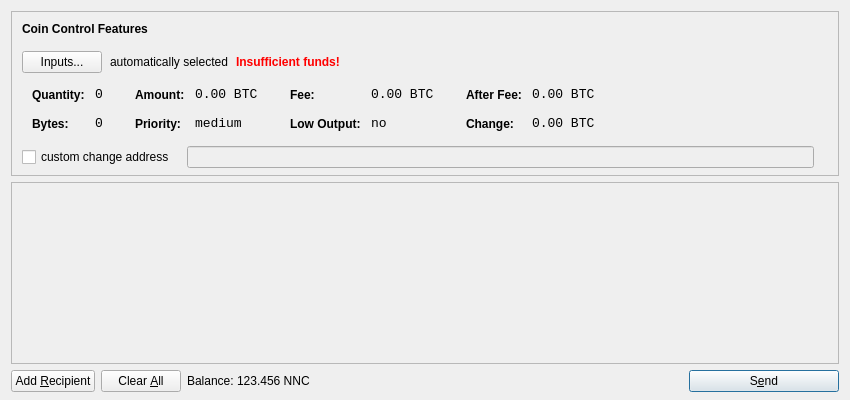
<?xml version="1.0" encoding="UTF-8"?>
<ui version="4.0">
 <class>SendCoinsDialog</class>
 <widget class="QDialog" name="SendCoinsDialog">
  <property name="geometry">
   <rect>
    <x>0</x>
    <y>0</y>
    <width>850</width>
    <height>400</height>
   </rect>
  </property>
  <property name="windowTitle">
   <string>Send Coins</string>
  </property>
  <layout class="QVBoxLayout" name="verticalLayout" stretch="0,1,0">
   <property name="bottomMargin">
    <number>8</number>
   </property>
   <item>
    <widget class="QFrame" name="frameCoinControl">
     <property name="sizePolicy">
      <sizepolicy hsizetype="Expanding" vsizetype="Expanding">
       <horstretch>0</horstretch>
       <verstretch>0</verstretch>
      </sizepolicy>
     </property>
     <property name="maximumSize">
      <size>
       <width>16777215</width>
       <height>16777215</height>
      </size>
     </property>
     <property name="frameShape">
      <enum>QFrame::StyledPanel</enum>
     </property>
     <property name="frameShadow">
      <enum>QFrame::Sunken</enum>
     </property>
     <layout class="QVBoxLayout" name="verticalLayoutCoinControl2">
      <property name="spacing">
       <number>-1</number>
      </property>
      <property name="leftMargin">
       <number>0</number>
      </property>
      <property name="topMargin">
       <number>0</number>
      </property>
      <property name="rightMargin">
       <number>0</number>
      </property>
      <property name="bottomMargin">
       <number>6</number>
      </property>
      <item>
       <layout class="QVBoxLayout" name="verticalLayoutCoinControl" stretch="0,0,0,0,1">
        <property name="spacing">
         <number>0</number>
        </property>
        <property name="leftMargin">
         <number>10</number>
        </property>
        <property name="topMargin">
         <number>10</number>
        </property>
        <item>
         <layout class="QHBoxLayout" name="horizontalLayoutCoinControl1">
          <property name="bottomMargin">
           <number>15</number>
          </property>
          <item>
           <widget class="QLabel" name="labelCoinControlFeatures">
            <property name="sizePolicy">
             <sizepolicy hsizetype="Preferred" vsizetype="Maximum">
              <horstretch>0</horstretch>
              <verstretch>0</verstretch>
             </sizepolicy>
            </property>
            <property name="font">
             <font>
              <weight>75</weight>
              <bold>true</bold>
             </font>
            </property>
            <property name="styleSheet">
             <string notr="true">font-weight:bold;</string>
            </property>
            <property name="text">
             <string>Coin Control Features</string>
            </property>
           </widget>
          </item>
         </layout>
        </item>
        <item>
         <layout class="QHBoxLayout" name="horizontalLayoutCoinControl2" stretch="0,0,0,0">
          <property name="spacing">
           <number>8</number>
          </property>
          <property name="bottomMargin">
           <number>10</number>
          </property>
          <item>
           <widget class="QPushButton" name="pushButtonCoinControl">
            <property name="styleSheet">
             <string notr="true"/>
            </property>
            <property name="text">
             <string>Inputs...</string>
            </property>
           </widget>
          </item>
          <item>
           <widget class="QLabel" name="labelCoinControlAutomaticallySelected">
            <property name="text">
             <string>automatically selected</string>
            </property>
            <property name="margin">
             <number>5</number>
            </property>
           </widget>
          </item>
          <item>
           <widget class="QLabel" name="labelCoinControlInsuffFunds">
            <property name="font">
             <font>
              <weight>75</weight>
              <bold>true</bold>
             </font>
            </property>
            <property name="styleSheet">
             <string notr="true">color:red;font-weight:bold;</string>
            </property>
            <property name="text">
             <string>Insufficient funds!</string>
            </property>
            <property name="margin">
             <number>5</number>
            </property>
           </widget>
          </item>
          <item>
           <spacer name="horizontalSpacerCoinControl">
            <property name="orientation">
             <enum>Qt::Horizontal</enum>
            </property>
            <property name="sizeHint" stdset="0">
             <size>
              <width>40</width>
              <height>1</height>
             </size>
            </property>
           </spacer>
          </item>
         </layout>
        </item>
        <item>
         <widget class="QWidget" name="widgetCoinControl" native="true">
          <property name="sizePolicy">
           <sizepolicy hsizetype="Preferred" vsizetype="Preferred">
            <horstretch>0</horstretch>
            <verstretch>0</verstretch>
           </sizepolicy>
          </property>
          <property name="minimumSize">
           <size>
            <width>0</width>
            <height>0</height>
           </size>
          </property>
          <property name="styleSheet">
           <string notr="true"/>
          </property>
          <layout class="QHBoxLayout" name="horizontalLayoutCoinControl5">
           <property name="margin">
            <number>0</number>
           </property>
           <item>
            <layout class="QHBoxLayout" name="horizontalLayoutCoinControl3" stretch="0,0,0,1">
             <property name="spacing">
              <number>20</number>
             </property>
             <property name="topMargin">
              <number>0</number>
             </property>
             <property name="bottomMargin">
              <number>10</number>
             </property>
             <item>
              <layout class="QFormLayout" name="formLayoutCoinControl1">
               <property name="horizontalSpacing">
                <number>10</number>
               </property>
               <property name="verticalSpacing">
                <number>14</number>
               </property>
               <property name="leftMargin">
                <number>10</number>
               </property>
               <property name="topMargin">
                <number>4</number>
               </property>
               <property name="rightMargin">
                <number>6</number>
               </property>
               <item row="0" column="0">
                <widget class="QLabel" name="labelCoinControlQuantityText">
                 <property name="styleSheet">
                  <string notr="true">font-weight:bold;</string>
                 </property>
                 <property name="text">
                  <string>Quantity:</string>
                 </property>
                 <property name="margin">
                  <number>0</number>
                 </property>
                </widget>
               </item>
               <item row="0" column="1">
                <widget class="QLabel" name="labelCoinControlQuantity">
                 <property name="font">
                  <font>
                   <family>Monospace</family>
                   <pointsize>10</pointsize>
                  </font>
                 </property>
                 <property name="cursor">
                  <cursorShape>IBeamCursor</cursorShape>
                 </property>
                 <property name="contextMenuPolicy">
                  <enum>Qt::ActionsContextMenu</enum>
                 </property>
                 <property name="text">
                  <string notr="true">0</string>
                 </property>
                 <property name="margin">
                  <number>0</number>
                 </property>
                 <property name="textInteractionFlags">
                  <set>Qt::LinksAccessibleByMouse|Qt::TextSelectableByKeyboard|Qt::TextSelectableByMouse</set>
                 </property>
                </widget>
               </item>
               <item row="1" column="0">
                <widget class="QLabel" name="labelCoinControlBytesText">
                 <property name="styleSheet">
                  <string notr="true">font-weight:bold;</string>
                 </property>
                 <property name="text">
                  <string>Bytes:</string>
                 </property>
                </widget>
               </item>
               <item row="1" column="1">
                <widget class="QLabel" name="labelCoinControlBytes">
                 <property name="font">
                  <font>
                   <family>Monospace</family>
                   <pointsize>10</pointsize>
                  </font>
                 </property>
                 <property name="cursor">
                  <cursorShape>IBeamCursor</cursorShape>
                 </property>
                 <property name="contextMenuPolicy">
                  <enum>Qt::ActionsContextMenu</enum>
                 </property>
                 <property name="text">
                  <string notr="true">0</string>
                 </property>
                 <property name="textInteractionFlags">
                  <set>Qt::LinksAccessibleByMouse|Qt::TextSelectableByKeyboard|Qt::TextSelectableByMouse</set>
                 </property>
                </widget>
               </item>
              </layout>
             </item>
             <item>
              <layout class="QFormLayout" name="formLayoutCoinControl2">
               <property name="horizontalSpacing">
                <number>10</number>
               </property>
               <property name="verticalSpacing">
                <number>14</number>
               </property>
               <property name="leftMargin">
                <number>6</number>
               </property>
               <property name="topMargin">
                <number>4</number>
               </property>
               <property name="rightMargin">
                <number>6</number>
               </property>
               <item row="0" column="0">
                <widget class="QLabel" name="labelCoinControlAmountText">
                 <property name="styleSheet">
                  <string notr="true">font-weight:bold;</string>
                 </property>
                 <property name="text">
                  <string>Amount:</string>
                 </property>
                 <property name="margin">
                  <number>0</number>
                 </property>
                </widget>
               </item>
               <item row="0" column="1">
                <widget class="QLabel" name="labelCoinControlAmount">
                 <property name="font">
                  <font>
                   <family>Monospace</family>
                   <pointsize>10</pointsize>
                  </font>
                 </property>
                 <property name="cursor">
                  <cursorShape>IBeamCursor</cursorShape>
                 </property>
                 <property name="contextMenuPolicy">
                  <enum>Qt::ActionsContextMenu</enum>
                 </property>
                 <property name="text">
                  <string notr="true">0.00 BTC</string>
                 </property>
                 <property name="textInteractionFlags">
                  <set>Qt::LinksAccessibleByMouse|Qt::TextSelectableByKeyboard|Qt::TextSelectableByMouse</set>
                 </property>
                </widget>
               </item>
               <item row="1" column="0">
                <widget class="QLabel" name="labelCoinControlPriorityText">
                 <property name="styleSheet">
                  <string notr="true">font-weight:bold;</string>
                 </property>
                 <property name="text">
                  <string>Priority:</string>
                 </property>
                </widget>
               </item>
               <item row="1" column="1">
                <widget class="QLabel" name="labelCoinControlPriority">
                 <property name="font">
                  <font>
                   <family>Monospace</family>
                   <pointsize>10</pointsize>
                  </font>
                 </property>
                 <property name="cursor">
                  <cursorShape>IBeamCursor</cursorShape>
                 </property>
                 <property name="contextMenuPolicy">
                  <enum>Qt::ActionsContextMenu</enum>
                 </property>
                 <property name="text">
                  <string>medium</string>
                 </property>
                 <property name="textInteractionFlags">
                  <set>Qt::LinksAccessibleByMouse|Qt::TextSelectableByKeyboard|Qt::TextSelectableByMouse</set>
                 </property>
                </widget>
               </item>
              </layout>
             </item>
             <item>
              <layout class="QFormLayout" name="formLayoutCoinControl3">
               <property name="horizontalSpacing">
                <number>10</number>
               </property>
               <property name="verticalSpacing">
                <number>14</number>
               </property>
               <property name="leftMargin">
                <number>6</number>
               </property>
               <property name="topMargin">
                <number>4</number>
               </property>
               <property name="rightMargin">
                <number>6</number>
               </property>
               <item row="0" column="0">
                <widget class="QLabel" name="labelCoinControlFeeText">
                 <property name="styleSheet">
                  <string notr="true">font-weight:bold;</string>
                 </property>
                 <property name="text">
                  <string>Fee:</string>
                 </property>
                 <property name="margin">
                  <number>0</number>
                 </property>
                </widget>
               </item>
               <item row="0" column="1">
                <widget class="QLabel" name="labelCoinControlFee">
                 <property name="font">
                  <font>
                   <family>Monospace</family>
                   <pointsize>10</pointsize>
                  </font>
                 </property>
                 <property name="cursor">
                  <cursorShape>IBeamCursor</cursorShape>
                 </property>
                 <property name="contextMenuPolicy">
                  <enum>Qt::ActionsContextMenu</enum>
                 </property>
                 <property name="text">
                  <string notr="true">0.00 BTC</string>
                 </property>
                 <property name="textInteractionFlags">
                  <set>Qt::LinksAccessibleByMouse|Qt::TextSelectableByKeyboard|Qt::TextSelectableByMouse</set>
                 </property>
                </widget>
               </item>
               <item row="1" column="0">
                <widget class="QLabel" name="labelCoinControlLowOutputText">
                 <property name="styleSheet">
                  <string notr="true">font-weight:bold;</string>
                 </property>
                 <property name="text">
                  <string>Low Output:</string>
                 </property>
                </widget>
               </item>
               <item row="1" column="1">
                <widget class="QLabel" name="labelCoinControlLowOutput">
                 <property name="font">
                  <font>
                   <family>Monospace</family>
                   <pointsize>10</pointsize>
                  </font>
                 </property>
                 <property name="cursor">
                  <cursorShape>IBeamCursor</cursorShape>
                 </property>
                 <property name="contextMenuPolicy">
                  <enum>Qt::ActionsContextMenu</enum>
                 </property>
                 <property name="text">
                  <string>no</string>
                 </property>
                 <property name="textInteractionFlags">
                  <set>Qt::LinksAccessibleByMouse|Qt::TextSelectableByKeyboard|Qt::TextSelectableByMouse</set>
                 </property>
                </widget>
               </item>
              </layout>
             </item>
             <item>
              <layout class="QFormLayout" name="formLayoutCoinControl4">
               <property name="horizontalSpacing">
                <number>10</number>
               </property>
               <property name="verticalSpacing">
                <number>14</number>
               </property>
               <property name="leftMargin">
                <number>6</number>
               </property>
               <property name="topMargin">
                <number>4</number>
               </property>
               <property name="rightMargin">
                <number>6</number>
               </property>
               <item row="0" column="0">
                <widget class="QLabel" name="labelCoinControlAfterFeeText">
                 <property name="styleSheet">
                  <string notr="true">font-weight:bold;</string>
                 </property>
                 <property name="text">
                  <string>After Fee:</string>
                 </property>
                 <property name="margin">
                  <number>0</number>
                 </property>
                </widget>
               </item>
               <item row="0" column="1">
                <widget class="QLabel" name="labelCoinControlAfterFee">
                 <property name="font">
                  <font>
                   <family>Monospace</family>
                   <pointsize>10</pointsize>
                  </font>
                 </property>
                 <property name="cursor">
                  <cursorShape>IBeamCursor</cursorShape>
                 </property>
                 <property name="contextMenuPolicy">
                  <enum>Qt::ActionsContextMenu</enum>
                 </property>
                 <property name="text">
                  <string notr="true">0.00 BTC</string>
                 </property>
                 <property name="textInteractionFlags">
                  <set>Qt::LinksAccessibleByMouse|Qt::TextSelectableByKeyboard|Qt::TextSelectableByMouse</set>
                 </property>
                </widget>
               </item>
               <item row="1" column="0">
                <widget class="QLabel" name="labelCoinControlChangeText">
                 <property name="styleSheet">
                  <string notr="true">font-weight:bold;</string>
                 </property>
                 <property name="text">
                  <string>Change:</string>
                 </property>
                </widget>
               </item>
               <item row="1" column="1">
                <widget class="QLabel" name="labelCoinControlChange">
                 <property name="font">
                  <font>
                   <family>Monospace</family>
                   <pointsize>10</pointsize>
                  </font>
                 </property>
                 <property name="cursor">
                  <cursorShape>IBeamCursor</cursorShape>
                 </property>
                 <property name="contextMenuPolicy">
                  <enum>Qt::ActionsContextMenu</enum>
                 </property>
                 <property name="text">
                  <string notr="true">0.00 BTC</string>
                 </property>
                 <property name="textInteractionFlags">
                  <set>Qt::LinksAccessibleByMouse|Qt::TextSelectableByKeyboard|Qt::TextSelectableByMouse</set>
                 </property>
                </widget>
               </item>
              </layout>
             </item>
            </layout>
           </item>
          </layout>
         </widget>
        </item>
        <item>
         <layout class="QHBoxLayout" name="horizontalLayoutCoinControl4" stretch="0,0,0">
          <property name="spacing">
           <number>12</number>
          </property>
          <property name="sizeConstraint">
           <enum>QLayout::SetDefaultConstraint</enum>
          </property>
          <property name="topMargin">
           <number>5</number>
          </property>
          <property name="rightMargin">
           <number>5</number>
          </property>
          <item>
           <widget class="QCheckBox" name="checkBoxCoinControlChange">
            <property name="text">
             <string>custom change address</string>
            </property>
           </widget>
          </item>
          <item>
           <widget class="QLineEdit" name="lineEditCoinControlChange">
            <property name="enabled">
             <bool>false</bool>
            </property>
            <property name="sizePolicy">
             <sizepolicy hsizetype="Expanding" vsizetype="Fixed">
              <horstretch>0</horstretch>
              <verstretch>0</verstretch>
             </sizepolicy>
            </property>
           </widget>
          </item>
          <item>
           <widget class="QLabel" name="labelCoinControlChangeLabel">
            <property name="sizePolicy">
             <sizepolicy hsizetype="Preferred" vsizetype="Expanding">
              <horstretch>0</horstretch>
              <verstretch>0</verstretch>
             </sizepolicy>
            </property>
            <property name="minimumSize">
             <size>
              <width>0</width>
              <height>0</height>
             </size>
            </property>
            <property name="text">
             <string/>
            </property>
            <property name="margin">
             <number>3</number>
            </property>
           </widget>
          </item>
         </layout>
        </item>
        <item>
         <spacer name="verticalSpacerCoinControl">
          <property name="orientation">
           <enum>Qt::Vertical</enum>
          </property>
          <property name="sizeHint" stdset="0">
           <size>
            <width>800</width>
            <height>1</height>
           </size>
          </property>
         </spacer>
        </item>
       </layout>
      </item>
     </layout>
    </widget>
   </item>
   <item>
    <widget class="QScrollArea" name="scrollArea">
     <property name="widgetResizable">
      <bool>true</bool>
     </property>
     <widget class="QWidget" name="scrollAreaWidgetContents">
      <property name="geometry">
       <rect>
        <x>0</x>
        <y>0</y>
        <width>830</width>
        <height>165</height>
       </rect>
      </property>
      <layout class="QVBoxLayout" name="verticalLayout_2">
       <property name="margin">
        <number>0</number>
       </property>
       <item>
        <layout class="QVBoxLayout" name="entries">
         <property name="spacing">
          <number>6</number>
         </property>
        </layout>
       </item>
       <item>
        <spacer name="verticalSpacer">
         <property name="orientation">
          <enum>Qt::Vertical</enum>
         </property>
         <property name="sizeHint" stdset="0">
          <size>
           <width>20</width>
           <height>40</height>
          </size>
         </property>
        </spacer>
       </item>
      </layout>
     </widget>
    </widget>
   </item>
   <item>
    <layout class="QHBoxLayout" name="horizontalLayout">
     <item>
      <widget class="QPushButton" name="addButton">
       <property name="toolTip">
        <string>Send to multiple recipients at once</string>
       </property>
       <property name="text">
        <string>Add &amp;Recipient</string>
       </property>
       <property name="icon">
        <iconset resource="../bitcoin.qrc">
         <normaloff>:/icons/add</normaloff>:/icons/add</iconset>
       </property>
       <property name="autoDefault">
        <bool>false</bool>
       </property>
      </widget>
     </item>
     <item>
      <widget class="QPushButton" name="clearButton">
       <property name="sizePolicy">
        <sizepolicy hsizetype="Minimum" vsizetype="Fixed">
         <horstretch>0</horstretch>
         <verstretch>0</verstretch>
        </sizepolicy>
       </property>
       <property name="toolTip">
        <string>Remove all transaction fields</string>
       </property>
       <property name="text">
        <string>Clear &amp;All</string>
       </property>
       <property name="icon">
        <iconset resource="../bitcoin.qrc">
         <normaloff>:/icons/remove</normaloff>:/icons/remove</iconset>
       </property>
       <property name="autoRepeatDelay">
        <number>300</number>
       </property>
       <property name="autoDefault">
        <bool>false</bool>
       </property>
      </widget>
     </item>
     <item>
      <layout class="QHBoxLayout" name="horizontalLayout_2">
       <property name="spacing">
        <number>3</number>
       </property>
       <item>
        <widget class="QLabel" name="label">
         <property name="text">
          <string>Balance:</string>
         </property>
        </widget>
       </item>
       <item>
        <widget class="QLabel" name="labelBalance">
         <property name="cursor">
          <cursorShape>IBeamCursor</cursorShape>
         </property>
         <property name="text">
          <string>123.456 NNC</string>
         </property>
         <property name="textInteractionFlags">
          <set>Qt::LinksAccessibleByMouse|Qt::TextSelectableByKeyboard|Qt::TextSelectableByMouse</set>
         </property>
        </widget>
       </item>
      </layout>
     </item>
     <item>
      <spacer name="horizontalSpacer">
       <property name="orientation">
        <enum>Qt::Horizontal</enum>
       </property>
       <property name="sizeHint" stdset="0">
        <size>
         <width>40</width>
         <height>20</height>
        </size>
       </property>
      </spacer>
     </item>
     <item>
      <widget class="QPushButton" name="sendButton">
       <property name="minimumSize">
        <size>
         <width>150</width>
         <height>0</height>
        </size>
       </property>
       <property name="toolTip">
        <string>Confirm the send action</string>
       </property>
       <property name="text">
        <string>S&amp;end</string>
       </property>
       <property name="icon">
        <iconset resource="../bitcoin.qrc">
         <normaloff>:/icons/send</normaloff>:/icons/send</iconset>
       </property>
       <property name="default">
        <bool>true</bool>
       </property>
      </widget>
     </item>
    </layout>
   </item>
  </layout>
 </widget>
 <resources>
  <include location="../bitcoin.qrc"/>
 </resources>
 <connections/>
</ui>
